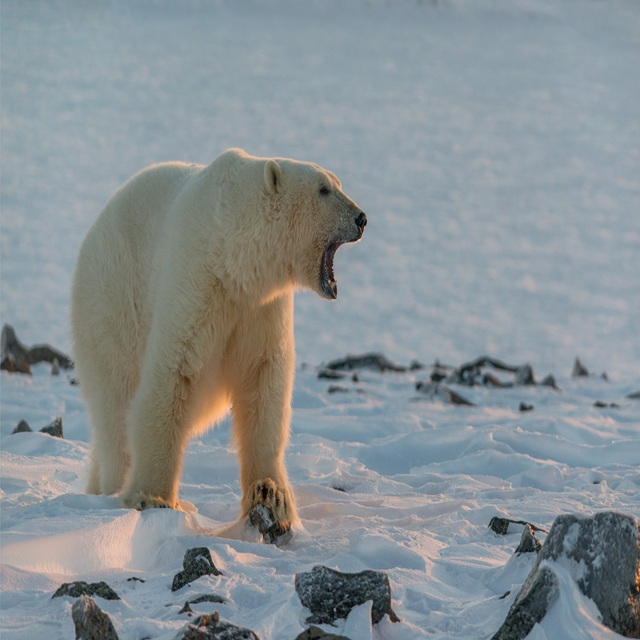
#> input picture image.jpg, 640 x 640 px
$ jupyter execute lab2.ipynb
#> lines starting #> are read from the running program, lines starting #| are printed output that depends on the picture; long printed decimals are rounded
# Лабораторная работа №2

**Выполнили:**
> Галеев Егор Вячеславович, J3119, 505106

> Образцов Максим Евгеньевич, J3119, 466930

### Цель работы
Исследовать методы вычисления сингулярного разложения матриц на примере обра-
ботки изображений, сравнить эффективность степенного метода и метода вращений
Якоби, изучить применение усеченного SVD для сжатия данных.

## 1. Краткие теоретические сведения

### Сингулярное разложение (SVD)
Сингулярное разложение (Singular Value Decomposition) - это метод факторизации произвольной прямоугольной матрицы. Любую вещественную матрицу $A$ размера $m \times n$ можно представить в виде произведения трех матриц:
$$A = U \Sigma V^T$$
где:
* $U$ - ортогональная матрица размера $m \times m$, столбцы которой называются левыми сингулярными векторами.
* $V$ - ортогональная матрица размера $n \times n$, столбцы которой называются правыми сингулярными векторами.
* $\Sigma$ - диагональная матрица размера $m \times n$, на главной диагонали которой располагаются неотрицательные сингулярные числа $\sigma_i$. Обычно они упорядочены по убыванию: $\sigma_1 \geq \sigma_2 \geq \dots \geq \sigma_r > 0$.

### Степенной метод
Степенной метод - это базовый итерационный алгоритм для нахождения доминирующего собственного значения и соответствующего ему собственного вектора матрицы. Применительно к вычислению SVD матрицы $A$, метод работает с симметричными матрицами вида $A^T A$ (для поиска правых векторов) или $A A^T$ (для левых).

Итерационный процесс поиска первого (правого) сингулярного вектора $v_1$ выглядит так:
$$v_{k+1} = \frac{A^T A v_k}{||A^T A v_k||}$$
Достигнув сходимости, мы получаем наибольшее сингулярное число как $\sigma_1 = ||A v_1||$. Чтобы найти последующие компоненты разложения, применяется процедура «исчерпывания» (deflation): из исходной матрицы вычитается проекция на найденный вектор ($A_{new} = A - \sigma_1 u_1 v_1^T$), после чего процесс повторяется для поиска следующего максимума. Точность разложения напрямую зависит от числа итераций степенного метода.

### Метод вращений Якоби
Метод вращений Якоби - это алгоритм, используемый для нахождения собственных значений симметричной матрицы путём приведения её к диагональному виду. Алгоритм заключается в последовательном умножении исходной матрицы $M = A^T A$ на ортогональные матрицы вращения (матрицы Гивенса).

На каждой итерации выбирается наибольший по модулю внедиагональный элемент матрицы, и строится матрица вращения $J$, которая обнуляет этот элемент:
$$M_{k+1} = J_k^T M_k J_k$$
Процесс продолжается до тех пор, пока все внедиагональные элементы не станут меньше заданного малого порога $\varepsilon$. На диагонали результирующей матрицы остаются собственные значения (квадраты сингулярных чисел матрицы $A$), а произведение всех матриц вращения образует матрицу правых сингулярных векторов $V$.

### Применение SVD для обработки изображений
Цифровое изображение можно представить как двумерный массив пикселей, а цветное - как тензор из трех матриц (каналы Red, Green, Blue). В таком представлении SVD можно применять для сжатия изображений, устранения шума или выделения контуров.

Для сжатия используется так называемое усеченное сингулярное разложение (Truncated SVD). Идея состоит в том, чтобы сохранить в разложении только $k$ старших сингулярных чисел, отбросив младшие ($k \ll \min(n, m)$):
$$A_k = U_k \Sigma_k V_k^T$$
Поскольку сингулярные числа упорядочены по убыванию своей значимости, первые несколько компонент несут в себе основную массу изображения (крупные детали, цвета), в то время как младшие компоненты отвечают за мелкий шум и незначительные нюансы. Заменив исходную матрицу $A$ на матрицу меньшего ранга $A_k$, мы получаем приемлемое визуальное качество восстановленного изображения, но при этом существенно сокращаем объем памяти для хранения данных (повышаем степень сжатия), поскольку хранить нужно лишь усеченные версии матриц $U$, $\Sigma$ и $V$.

## 2. Ход работы

Для выполнения лабораторной работы было выбрано изображение белого медведя на фоне заснеженного пейзажа. Фотография имеет нейтральный характер и удовлетворяет всем исходным требованиям: формат файла - JPEG, разрешение соответствует требуемому ($1600 \times 900$ пикселей).

Изображение подходит для исследования алгоритмов сжатия на основе сингулярного разложения (SVD). В нем присутствуют как области с плавными цветовыми переходами и низкочастотными изменениями (белый снег на переднем плане, темно-синий фон), так и участки с высокой детализацией и текстурностью (шерсть медведя, свечение и рельеф снега). Это позволит наглядно оценить визуальные потери качества при использовании усеченного SVD и проанализировать, как алгоритм работает в различных цветовых каналах (R, G, B).

[cell 1]
import numpy as np
import matplotlib.pyplot as plt
import cv2
import time

# 1. Преобразование изображения
def load_and_split_image(path):

    # Загрузка изображения
#> called with path = 'image.jpg'
    img = cv2.imread(path)
#> img is the input picture: shape (640, 640, 3); mean B, G, R 146.5, 143.2, 135.1
    if img is None:
        raise FileNotFoundError(f"Изображение по адресу {path} не найдено")

    # Конвертация из BGR в RGB
    img = cv2.cvtColor(img, cv2.COLOR_BGR2RGB)

    # Проверка размера
    height, width, channels = img.shape
#> height = 640; width = 640; channels = 3
    if height < 640 or width < 640:
        raise ValueError("Размер изображения должен быть не менее 640x640 пикселей")

    # Нормализуем в диапазон [0, 1]
    img_normalized = img.astype(np.float64) / 255.0

    R = img_normalized[:,:,0]
    G = img_normalized[:,:,1]
    B = img_normalized[:,:,2]

    return img_normalized, R, G, B

# Загружаем данные
img_original, R, G, B = load_and_split_image('image.jpg')

# Визуализация
plt.figure(figsize=(30, 30))
plt.subplot(4, 1, 1); plt.imshow(img_original); plt.title("Оригинал")
plt.subplot(4, 1, 2); plt.imshow(R, cmap='Reds'); plt.title("R channel")
plt.subplot(4, 1, 3); plt.imshow(G, cmap='Greens'); plt.title("G channel")
plt.subplot(4, 1, 4); plt.imshow(B, cmap='Blues'); plt.title("B channel")
plt.show()

[cell 2]
# 2. Сингулярное разложение степенным методом
def power_iteration_svd(A, k=50, iter_num=100):

    # Размеры матрицы
    m, n = A.shape

    # Инициализируем матрицы по заданным размерам
    U = np.zeros((m, k))
    V = np.zeros((n, k))
    S = np.zeros(k)

    A_def = A.copy()
    for i in range(k):
        # Случайное приближение вектора
        np.random.seed(42+i)
        v = np.random.randn(n)
        v = v / np.linalg.norm(v)

        for _ in range(iter_num):
            # u = A * v
            u = A_def @ v
            u_norm = np.linalg.norm(u)
            if u_norm == 0:
                break
            u = u / u_norm

            v = A_def.T @ u
            v_norm = np.linalg.norm(v)
            if v_norm == 0:
                break
            v = v / v_norm

        # Вычисление сингулярного значения
        sigma = u.T @ A_def @ v

        # Обработка отрицательных сингулярных значений
        if sigma < 0:
            sigma = -sigma
            v = -v

        U[:, i] = u
        V[:, i] = v
        S[i] = sigma

        A_def = A_def - sigma * np.outer(u, v)

    return U, S, V.T


# Анализ для разного числа итераций
iterations_list = [10, 50, 100]
k_components = 50 # количество компонент

print(f"{'Канал':<6} | {'Итерации':<10} | {'Норма разности ||A - U*S*V^T||':<30}")
print("-" * 50)

for channel_name, channel_matrix in zip(['R', 'G', 'B'], [R, G, B]):
    for iters in iterations_list:
        U, S, Vt = power_iteration_svd(channel_matrix, k=k_components, iter_num=iters)

        # Восстановление матрицы (для проверки нормы разности) [cite: 24, 25]
        A_reconstructed = U @ np.diag(S) @ Vt

        # Норма разности считается между исходной матрицей и восстановленной (усеченной)
        # Поскольку мы искали только k компонент, норма разности покажет ошибку аппроксимации
        norm_diff = np.linalg.norm(channel_matrix - A_reconstructed, ord='fro')

        print(f"{channel_name:<6} | {iters:<10} | {norm_diff:<30.4f}")
#> this loop made 3 passes
#> channel_name on passes 1 to 3: 'R', 'G', 'B'
#| R      | 10         | 13.4183
#| R      | 50         | 13.3943
#| R      | 100        | 13.3943
#| G      | 10         | 11.7418
#| G      | 50         | 11.7270
#| G      | 100        | 11.7256
#| B      | 10         | 11.6241
#| B      | 50         | 11.6072
#| B      | 100        | 11.6068

[cell 3]
# 3. Анализ Сингулярных чисел и усеченное SVD

# Полные сингулярные числа для каждого канала
U_r, S_r, Vt_r = np.linalg.svd(R, full_matrices=False)
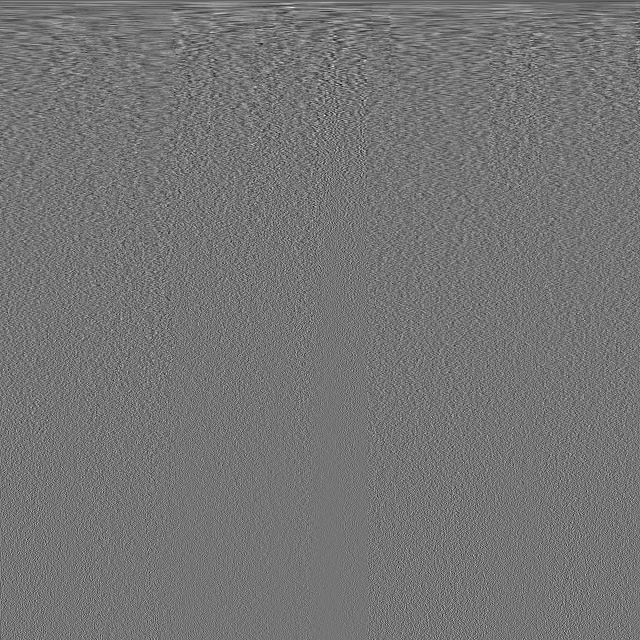
#> Vt_r: shape (640, 640) float64; min -0.232, max 0.272, mean -5.95e-05; drawn with min black and max white
#> S_r = 640 values, max 340.7 at index 0, min 2.55e-05 at index 639, mean 1.34
U_g, S_g, Vt_g = np.linalg.svd(G, full_matrices=False)
#> S_g = 640 values, max 361.8 at index 0, min 6.24e-05 at index 639, mean 1.3
U_b, S_b, Vt_b = np.linalg.svd(B, full_matrices=False)
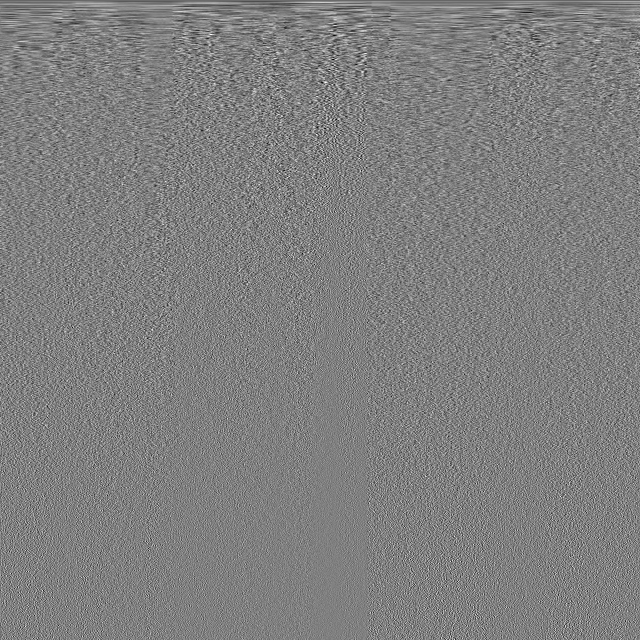
#> Vt_b: shape (640, 640) float64; min -0.218, max 0.217, mean -6.5e-05; drawn with min black and max white
#> S_b = 640 values, max 371.6 at index 0, min 3.36e-05 at index 639, mean 1.37

# График зависиости порядкового номера от SVD
plt.figure(figsize=(15, 10))
plt.plot(S_r, label='R channel', color='red', alpha=0.7)
plt.plot(S_g, label='G channel', color='green', alpha=0.7)
plt.plot(S_r, label='B channel', color='blue', alpha=0.7)
plt.yscale('log')
plt.grid()
plt.title
plt.xlabel('Индекс SVD')
plt.ylabel('SVD (log)')
plt.legend()
plt.show()
#> figure, not shown here; curve peaks at x = 0, y = 340.7; curve peaks at x = 0, y = 361.8; curve peaks at x = 0, y = 340.7

[cell 4]
# Реализация усеченного разложения
# Из графика следует, что основная энергия сосредоточена в первых 50-80 числах

k_optimal = 80

def truncated_svd(U, S, Vt, k):
#> called with S = array of shape (640,), k = 80
    U_k = U[:, :k]
    S_k = np.diag(S[:k])
    Vt_k = Vt[:k, :]
    return np.clip(U_k @ S_k @ Vt_k, 0, 1)

R_k = truncated_svd(U_r, S_r, Vt_r, k_optimal)
G_k = truncated_svd(U_g, S_g, Vt_g, k_optimal)
B_k = truncated_svd(U_b, S_b, Vt_b, k_optimal)

img_reconstructed = np.stack((R_k, G_k, B_k), axis=-1)
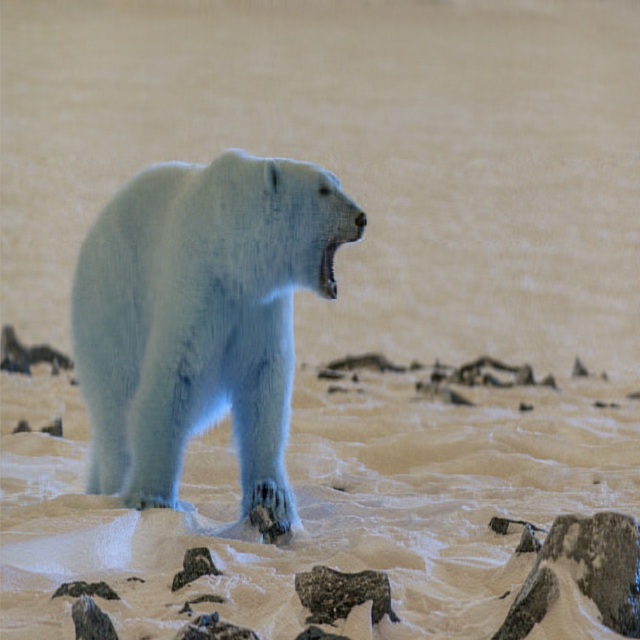
#> img_reconstructed: shape (640, 640, 3) float64; mean of channels 0, 1, 2 0.53, 0.561, 0.574; drawn as B, G, R

# Визуализация результатов
plt.figure(figsize=(12, 6))
plt.plot(121)
plt.imshow(img_original)
plt.title("Оригинал")
plt.axis('off')
plt.show()
plt.plot()
plt.imshow(img_reconstructed)
plt.title(f"Восстановленное (усеченное SVD, k={k_optimal})")
plt.axis('off')
plt.tight_layout()
plt.show()

## 4. Метод вращений Якоби

### Теоретическое введение
Метод вращений Якоби используется для нахождения собственных значений и собственных векторов симметричной матрицы $B = A^T A$.

Суть метода заключается в последовательном обнулении внедиагональных элементов матрицы с помощью матриц вращения (плоских поворотов) $G(i, j, \theta)$:
$$B_{k+1} = G^T B_k G$$

Итерации продолжаются до тех пор, пока максимальный по модулю внедиагональный элемент не станет меньше заданного порога точности $\epsilon$ (tol).

После сходимости:
1. Диагональные элементы матрицы $B$ будут являться собственными значениями $\lambda_i$.
2. Сингулярные числа матрицы $A$ вычисляются как $\sigma_i = \sqrt{\lambda_i}$.
3. Столбцы матрицы накопленных поворотов $V$ будут правыми сингулярными векторами.

[cell 5]
def jacobi_rotations(A, tol=1e-5, max_iter=100):
#> called with tol = 1e-05, max_iter = 200
    B = A.T @ A
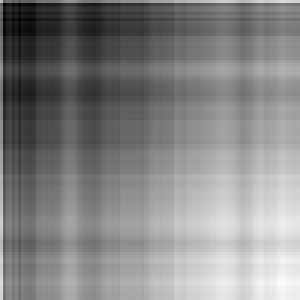
#> B: shape (100, 100) float64 (shown 3 times larger); min 28.98, max 32.88, mean 31; drawn with min black and max white
    n = B.shape[0]
#> n = 100
    V = np.eye(n)

    iters = 0
    while iters < max_iter:
        max_val = 0.0
        p, q = 0, 0
        for i in range(n):
            for j in range(i + 1, n):
                if abs(B[i, j]) > max_val:
                    max_val = abs(B[i, j])
                    p, q = i, j

        if max_val < tol:
            break

        if abs(B[p, p] - B[q, q]) < 1e-12:
            theta = np.pi / 4
        else:
            phi = 2 * B[p, q] / (B[p, p] - B[q, q])
            theta = 0.5 * np.arctan(phi)

        c = np.cos(theta)
        s = np.sin(theta)

        B_new = B.copy()
        B_new[p, p] = c**2 * B[p, p] + 2 * c * s * B[p, q] + s**2 * B[q, q]
        B_new[q, q] = s**2 * B[p, p] - 2 * c * s * B[p, q] + c**2 * B[q, q]
        B_new[p, q] = 0.0
        B_new[q, p] = 0.0

        for i in range(n):
            if i != p and i != q:
                B_new[i, p] = c * B[i, p] + s * B[i, q]
                B_new[p, i] = B_new[i, p]
                B_new[i, q] = -s * B[i, p] + c * B[i, q]
                B_new[q, i] = B_new[i, q]

        B = B_new

        V_p = V[:, p].copy()
        V[:, p] = c * V_p + s * V[:, q]
        V[:, q] = -s * V_p + c * V[:, q]

        iters += 1
#> this loop made 200 passes
#> (phi, theta, c, s) on passes 1 to 12: (-623.4, -0.785, 0.708, -0.707), (2.81, 0.615, 0.817, 0.577), (-1.73, -0.523, 0.866, -0.499), (1.33, 0.463, 0.895, 0.447), (1.12, 0.42, 0.913, 0.408), (0.977, 0.387, 0.926, 0.377), (0.88, 0.361, 0.936, 0.353), (-0.806, -0.339, 0.943, -0.333), (-0.748, -0.321, 0.949, -0.316), (-0.7, -0.305, 0.954, -0.301), (-0.661, -0.292, 0.958, -0.288), (-0.627, -0.28, 0.961, -0.276)
#> (phi, theta) on passes 61 to 66: (-0.255, -0.125), (-0.253, -0.124), (-0.251, -0.123), (-0.249, -0.122), (-0.246, -0.121), (-0.245, -0.12)
#> pass 3, in jacobi_rotations, `B = B_new`:
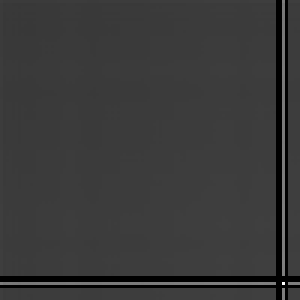
#> B: shape (100, 100) float64 (shown 3 times larger); min -0.00137, max 131, mean 29.8; drawn with min black and max white
#> after the loop:
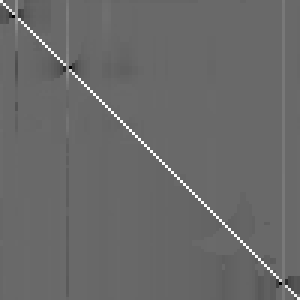
#> V: shape (100, 100) float64 (shown 3 times larger); min -0.707, max 0.995, mean 0.00109; drawn with min black and max white
#> after the loop, iters = 200

    eigenvalues = np.diag(B).copy()
#> eigenvalues = 100 values, max 3102.4 at index 94, min 0.000565 at index 93, mean 31.04
    eigenvalues[eigenvalues < 0] = 0.0
    singular_values = np.sqrt(eigenvalues)
#> singular_values = 100 values, max 55.7 at index 94, min 0.0238 at index 93, mean 0.662

    idx = np.argsort(singular_values)[::-1]
#> idx = 100 values, max 99 at index 63, min 0 at index 65, mean 49.5
    singular_values = singular_values[idx]
#> singular_values = 100 values, max 55.7 at index 0, min 0.0238 at index 99, mean 0.662
    V = V[:, idx]

    return singular_values, V, iters

# Используем красный канал R из первой ячейки
# Берем небольшой срез 100x100, чтобы алгоритм отработал быстро
size = 100
R_small = R[:size, :size]

print(f"Запуск метода Якоби для матрицы размера {size}x{size}...")

# Замеряем время для Якоби
start_jacobi = time.time()
jacobi_vals, V_jacobi, iters_count = jacobi_rotations(R_small, tol=1e-5, max_iter=200)
#> jacobi_vals has the same summary as singular_values in jacobi_rotations; iters_count = 200
time_jacobi = time.time() - start_jacobi

# Замеряем время для встроенного SVD NumPy
start_numpy = time.time()
_, numpy_vals, _ = np.linalg.svd(R_small)
#> numpy_vals = 100 values, max 55.7 at index 0, min 0.000205 at index 99, mean 0.616
time_numpy = time.time() - start_numpy

print(f"\n Результаты сравнения (Пункт 4) ")
print(f"Метод Якоби выполнил {iters_count} итераций.")
#| Метод Якоби выполнил 200 итераций.
print(f"Время работы метода Якоби: {time_jacobi:.4f} сек.")
print(f"Время работы NumPy SVD: {time_numpy:.4f} сек.")
print(f"Первые 5 сингулярных чисел (Якоби): {jacobi_vals[:5]}")
#| Первые 5 сингулярных чисел (Якоби): [55.700  0.6676  0.4636  0.1541  0.1509]
print(f"Первые 5 сингулярных чисел (NumPy):  {numpy_vals[:5]}")
#| Первые 5 сингулярных чисел (NumPy):  [55.700  0.6901  0.5217  0.4652   0.3986]
print(f"Максимальное расхождение между методами: {np.max(np.abs(jacobi_vals - numpy_vals)):.2e}")
#| Максимальное расхождение между методами: 3.11e-01

## 5. Анализ распределения энергии сингулярных чисел

Для оценки эффективности усечённого сингулярного разложения (Truncated SVD) в задачах сжатия изображений необходимо исследовать понятие **энергии матрицы**. Полная энергия цветового канала определяется как сумма квадратов всех его сингулярных чисел:
$$E_{total} = \sum_{i=1}^{r} \sigma_i^2$$

Кумулятивная (накопленная) доля энергии для первых $k$ компонент вычисляется по формуле:
$$E(k) = \frac{\sum_{i=1}^{k} \sigma_i^2}{E_{total}}$$

Этот показатель численно выражает долю исходной графической информации, которую мы сохраняем, используя всего $k$ сингулярных чисел вместо полного базиса. Ниже приведён расчёт и график зависимости накопленной энергии от количества используемых главных компонент для каждого цветового канала ($R, G, B$).

[cell 6]
# Вычисляем полную энергию (сумму квадратов всех сингулярных чисел) для каждого канала
energy_r = np.sum(S_r**2)
#> energy_r = 120227.7
energy_g = np.sum(S_g**2)
#> energy_g = 134638.5
energy_b = np.sum(S_b**2)
#> energy_b = 143462.6

# Находим кумулятивную (накопленную) энергию при увеличении числа компонент k
cumulative_energy_r = np.cumsum(S_r**2) / energy_r
#> cumulative_energy_r = 640 values from 0.966 to 1
cumulative_energy_g = np.cumsum(S_g**2) / energy_g
#> cumulative_energy_g = 640 values from 0.972 to 1
cumulative_energy_b = np.cumsum(S_b**2) / energy_b
#> cumulative_energy_b = 640 values from 0.962 to 1

# Находим, сколько компонент нужно для сохранения 90%, 95% и 99% энергии (информации)
k_90 = np.where(cumulative_energy_r >= 0.90)[0][0] + 1
#> k_90 = 1
k_95 = np.where(cumulative_energy_r >= 0.95)[0][0] + 1
#> k_95 = 1
k_99 = np.where(cumulative_energy_r >= 0.99)[0][0] + 1
#> k_99 = 10

print(f" Анализ сохранения энергии (Красный канал R)")
print(f"Для сохранения 90% информации достаточно k = {k_90} компонент.")
#| Для сохранения 90% информации достаточно k = 1 компонент.
print(f"Для сохранения 95% информации достаточно k = {k_95} компонент.")
#| Для сохранения 95% информации достаточно k = 1 компонент.
print(f"Для сохранения 99% информации достаточно k = {k_99} компонент.")
#| Для сохранения 99% информации достаточно k = 10 компонент.

# Визуализация накопленной энергии
plt.figure(figsize=(10, 5))
plt.plot(cumulative_energy_r, label='R channel', color='red')
plt.plot(cumulative_energy_g, label='G channel', color='green')
plt.plot(cumulative_energy_b, label='B channel', color='blue')

# Отмечаем уровни 95% и 99%
plt.axhline(y=0.95, color='gray', linestyle='--', alpha=0.7, label='95% энергии')
plt.axhline(y=0.99, color='black', linestyle=':', alpha=0.7, label='99% энергии')

plt.title('График накопленной энергии сингулярных чисел (доля информации)')
plt.xlabel('Количество главных компонент (k)')
plt.ylabel('Доля сохраненной энергии')
plt.grid(True, ls="--")
plt.legend()
plt.show()
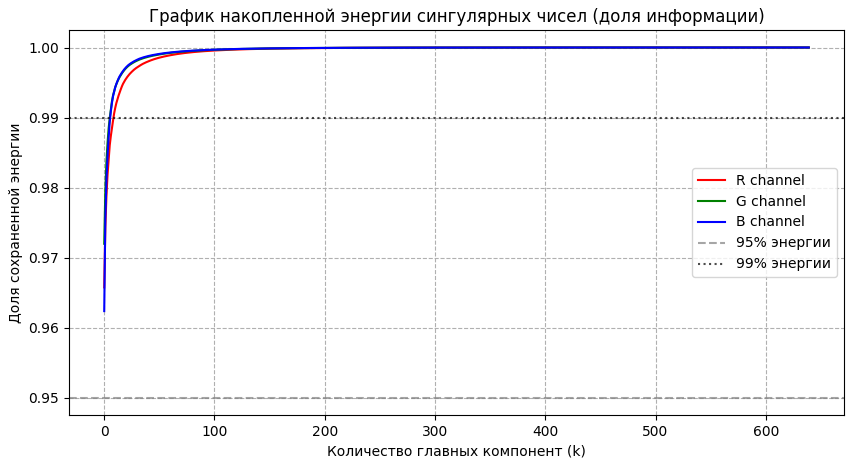
#> figure drawn by matplotlib, 1 panel; curve peaks at x = 639, y = 1; curve peaks at x = 639, y = 1; curve peaks at x = 639, y = 1

[cell 7]
# Творческое задание
# Считаем гистограммы для оригинального маленького среза R_small
hist_orig, bins_orig = np.histogram(R_small, bins=256, range=(0, 1))
#> hist_orig = 256 values, max 670 at index 143, min 0 at index 0, mean 39.06; bins_orig = 257 values from 0 to 1

# Восстанавливаем срез через первые k главных компонент из метода Якоби
# (Возьмем k = 9, так как по графику это дает 99% энергии)
k_test = 9
U_j, S_j, Vt_j = np.linalg.svd(R_small) # берем точные базисы для чистоты эксперимента
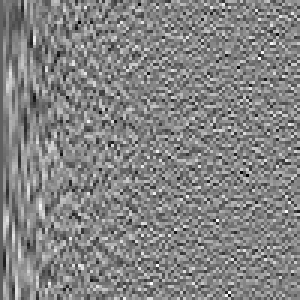
#> U_j: shape (100, 100) float64 (shown 3 times larger); min -0.36, max 0.335, mean -0.00112; drawn with min black and max white
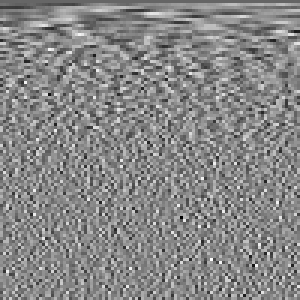
#> Vt_j: shape (100, 100) float64 (shown 3 times larger); min -0.398, max 0.348, mean -0.00103; drawn with min black and max white
#> S_j has the same summary as numpy_vals
R_reconstructed_small = np.clip(U_j[:, :k_test] @ np.diag(S_j[:k_test]) @ Vt_j[:k_test, :], 0, 1)

hist_rec, bins_rec = np.histogram(R_reconstructed_small, bins=256, range=(0, 1))
#> hist_rec = 256 values, max 708 at index 142, min 0 at index 0, mean 39.06; bins_rec = 257 values from 0 to 1

plt.figure(figsize=(12, 5))

plt.plot(bins_orig[:-1], hist_orig, label='Оригинальное распределение (R_small)', color='red', alpha=0.8)
plt.plot(bins_rec[:-1], hist_rec, label=f'Восстановленное распределение (k={k_test})', color='darkblue', linestyle='--', alpha=0.8)

plt.title('Сравнение гистограмм распределения яркости пикселей')
plt.xlabel('Значение яркости пикселя')
plt.ylabel('Количество пикселей')
plt.grid(True, ls="--")
plt.legend()
plt.show()
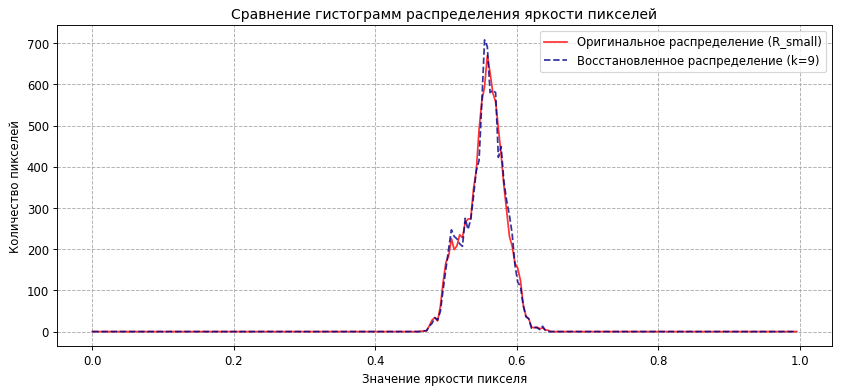
#> figure drawn by matplotlib, 1 panel; curve peaks at x = 0.559, y = 670; curve peaks at x = 0.555, y = 708
